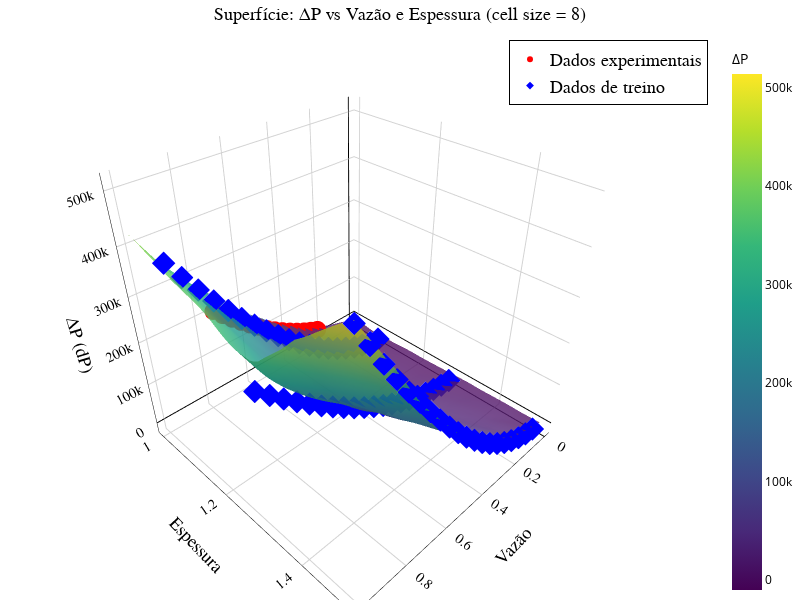

The cell this chart's notebook holds for it:
### Code cell
import joblib
import numpy as np
import pandas as pd
import plotly.graph_objects as go
import os

cell_size = 12

# ========== Carregar dados experimentais ==========
df = pd.read_excel('Train_data.xlsx', sheet_name='Cs12EXP')
vazao_exp = df.iloc[:, 0].values
dp_exp = df.iloc[:, 3].values
espessura_exp = 1
cell_size_exp = 12
espessura_exp_array = np.full_like(vazao_exp, espessura_exp)

# ========== Carregar modelo e scalers ==========
mlp_model = joblib.load('mlp_model_forch_loocv.pkl')
scalerx = joblib.load('scalerx_mlp_model_forch_loocv.pkl')
scalery = joblib.load('scalery_mlp_model_forch_loocv.pkl')

# ========== Superfície predita ==========
vazao_vals = np.linspace(0, 1, 50)
espessura_vals = np.linspace(1.0, 1.5, 50)
V, E = np.meshgrid(vazao_vals, espessura_vals)
X_input = np.column_stack((V.ravel(), E.ravel(), np.full(V.size, cell_size)))
X_scaled = scalerx.transform(X_input)
Y_scaled = mlp_model.predict(X_scaled).reshape(-1, 1)
Y_pred = scalery.inverse_transform(Y_scaled).reshape(V.shape)

# ========== Carregar dados de treino ==========

# ========== Criar figura ==========
fig = go.Figure()

# Superfície
fig.add_trace(go.Surface(
    z=Y_pred,
    x=V,
    y=E,
    colorscale='Viridis',
    colorbar=dict(
        title='ΔP',
        titlefont=dict(color='black'),  # Define a cor do título da barra de cores
        tickfont=dict(color='black')   # Define a cor da fonte dos ticks da barra de cores
    ),
    opacity=0.8,
    showscale=True
))
# Pontos experimentais
fig.add_trace(go.Scatter3d(
    x=vazao_exp,
    y=espessura_exp_array,
    z=dp_exp,
    mode='markers',
    marker=dict(size=6, color='red', symbol='circle'),
    name='Dados experimentais'
))

# Pontos de treino
df2 = pd.read_excel('Train_data.xlsx', sheet_name='Cs12')
fig.add_trace(go.Scatter3d(
    x=df2.iloc[:, 0].values,
    y=df2.iloc[:, 1].values,
    z=df2.iloc[:, 3].values,
    mode='markers',
    marker=dict(size=6, color='blue', symbol='diamond'),
    name='Dados de treino'
))

# Layout padronizado
fig.update_layout(
    title=dict(
        text='Superfície: ΔP vs Vazão e Espessura (cell size = 8)',
        font=dict(size=font_title_size, family=font_family, color=font_color),
        x=0.5
    ),
    width=800,
    height=600,
    margin=dict(l=0, r=0, b=0, t=40),
    plot_bgcolor='white',
    scene=dict(
        xaxis=dict(
            title='Vazão',
            titlefont=dict(size=font_axis_size, family=font_family, color=font_color),
            tickfont=dict(size=font_tick_size, family=font_family, color=font_color),
            showbackground=True,
            backgroundcolor='white',
            gridcolor='lightgray',
            zeroline=True,
            zerolinecolor='black',
            zerolinewidth=2,  # Ajuste a espessura da linha zero
            linecolor='black'
        ),
        yaxis=dict(
            title='Espessura',
            titlefont=dict(size=font_axis_size, family=font_family, color=font_color),
            tickfont=dict(size=font_tick_size, family=font_family, color=font_color),
            showbackground=True,
            backgroundcolor='white',
            gridcolor='lightgray',
            zeroline=True,
            zerolinecolor='black',
            zerolinewidth=2,  # Ajuste a espessura da linha zero
            linecolor='black'
        ),
        zaxis=dict(
            title='ΔP (dP)',
            titlefont=dict(size=font_axis_size, family=font_family, color=font_color),
            tickfont=dict(size=font_tick_size, family=font_family, color=font_color),
            showbackground=True,
            backgroundcolor='white',
            gridcolor='lightgray',
            zeroline=True,
            zerolinecolor='black',
            zerolinewidth=2,  # Ajuste a espessura da linha zero
            linecolor='black'
        )
    ),
    legend=dict(
        x=legx,
        y=legy,
        xanchor=legxanchor,
        yanchor=legyanchor,
        bgcolor='rgba(255,255,255,0.7)',
        bordercolor='black',
        borderwidth=1,
        font=dict(size=font_legend_size, family=font_family, color=font_color)
    )
)

fig.show()

### Figure 1 — Plotly figure (JSON) as saved in the notebook; plotly's stock layout.template omitted (floating-point values rounded to 4 significant figures; data arrays with more than 128 entries replaced by an {"elided": "..."} marker saying what was removed)
{"data": [{"colorbar": {"tickfont": {"color": "black"}, "title": {"font": {"color": "black"}, "text": "ΔP"}}, "colorscale": [[0, "#440154"], [0.1111, "#482878"], [0.2222, "#3e4989"], [0.3333, "#31688e"], [0.4444, "#26828e"], [0.5556, "#1f9e89"], [0.6667, "#35b779"], [0.7778, "#6ece58"], [0.8889, "#b5de2b"], [1, "#fde725"]], "opacity": 0.8, "showscale": true, "type": "surface", "x": {"elided": "50x50 float values"}, "y": {"elided": "50x50 float values"}, "z": {"elided": "50x50 float values"}}, {"marker": {"color": "red", "size": 6, "symbol": "circle"}, "mode": "markers", "name": "Dados experimentais", "type": "scatter3d", "x": [0.2312, 0.2698, 0.3087, 0.3482, 0.3871, 0.4263, 0.4661, 0.5057, 0.5446, 0.5837, 0.6229, 0.662, 0.7011, 0.7394], "y": [1, 1, 1, 1, 1, 1, 1, 1, 1, 1, 1, 1, 1, 1], "z": [23760.0, 31620.0, 40460.0, 50450.0, 61240.0, 73090.0, 86200.0, 100200.0, 115100.0, 130900.0, 147900.0, 166000.0, 184900.0, 204600.0]}, {"marker": {"color": "blue", "size": 6, "symbol": "diamond"}, "mode": "markers", "name": "Dados de treino", "type": "scatter3d", "x": [0.05, 0.1, 0.15, 0.2, 0.25, 0.3, 0.35, 0.4, 0.45, 0.5, 0.55, 0.6, 0.65, 0.7, 0.75, 0.8, 0.85, 0.9, 0.95, 1, 0.05, 0.1, 0.15, 0.2, 0.25, 0.3, 0.35, 0.4, 0.45, 0.5, 0.55, 0.6, 0.65, 0.7, 0.75, 0.8, 0.85, 0.9, 0.95, 1, 0.05, 0.1, 0.15, 0.2, 0.25, 0.3, 0.35, 0.4, 0.45, 0.5, 0.55, 0.6, 0.65, 0.7, 0.75, 0.8, 0.85, 0.9, 0.95, 1], "y": [1.1, 1.1, 1.1, 1.1, 1.1, 1.1, 1.1, 1.1, 1.1, 1.1, 1.1, 1.1, 1.1, 1.1, 1.1, 1.1, 1.1, 1.1, 1.1, 1.1, 1.5, 1.5, 1.5, 1.5, 1.5, 1.5, 1.5, 1.5, 1.5, 1.5, 1.5, 1.5, 1.5, 1.5, 1.5, 1.5, 1.5, 1.5, 1.5, 1.5, 1.3, 1.3, 1.3, 1.3, 1.3, 1.3, 1.3, 1.3, 1.3, 1.3, 1.3, 1.3, 1.3, 1.3, 1.3, 1.3, 1.3, 1.3, 1.3, 1.3], "z": [1545.0, 5673.0, 12190.0, 20990.0, 31970.0, 45090.0, 60220.0, 77260.0, 96130.0, 116700.0, 139000.0, 162700.0, 187900.0, 214400.0, 242600.0, 273000.0, 305500.0, 339700.0, 375400.0, 412900.0, 1936.0, 7091.0, 15230.0, 26210.0, 39920.0, 56290.0, 75240.0, 96710.0, 120600.0, 146800.0, 175300.0, 205800.0, 238400.0, 272300.0, 307200.0, 342900.0, 380600.0, 421000.0, 464000.0, 509300.0, 1050.0, 3830.0, 8215.0, 14110.0, 21470.0, 30230.0, 40340.0, 51760.0, 64460.0, 78390.0, 93520.0, 109800.0, 127200.0, 145800.0, 165500.0, 186300.0, 208100.0, 230800.0, 254400.0, 278800.0]}], "layout": {"height": 600, "legend": {"bgcolor": "rgba(255,255,255,0.7)", "bordercolor": "black", "borderwidth": 1, "font": {"color": "black", "family": "Arial", "size": 18}, "x": 1, "xanchor": "right", "y": 1, "yanchor": "top"}, "margin": {"b": 0, "l": 0, "r": 0, "t": 40}, "plot_bgcolor": "white", "scene": {"xaxis": {"backgroundcolor": "white", "gridcolor": "lightgray", "linecolor": "black", "showbackground": true, "tickfont": {"color": "black", "family": "Arial", "size": 13}, "title": {"font": {"color": "black", "family": "Arial", "size": 18}, "text": "Vazão"}, "zeroline": true, "zerolinecolor": "black", "zerolinewidth": 2}, "yaxis": {"backgroundcolor": "white", "gridcolor": "lightgray", "linecolor": "black", "showbackground": true, "tickfont": {"color": "black", "family": "Arial", "size": 13}, "title": {"font": {"color": "black", "family": "Arial", "size": 18}, "text": "Espessura"}, "zeroline": true, "zerolinecolor": "black", "zerolinewidth": 2}, "zaxis": {"backgroundcolor": "white", "gridcolor": "lightgray", "linecolor": "black", "showbackground": true, "tickfont": {"color": "black", "family": "Arial", "size": 13}, "title": {"font": {"color": "black", "family": "Arial", "size": 18}, "text": "ΔP (dP)"}, "zeroline": true, "zerolinecolor": "black", "zerolinewidth": 2}}, "title": {"font": {"color": "black", "family": "Arial", "size": 18}, "text": "Superfície: ΔP vs Vazão e Espessura (cell size = 8)", "x": 0.5}, "width": 800}}
